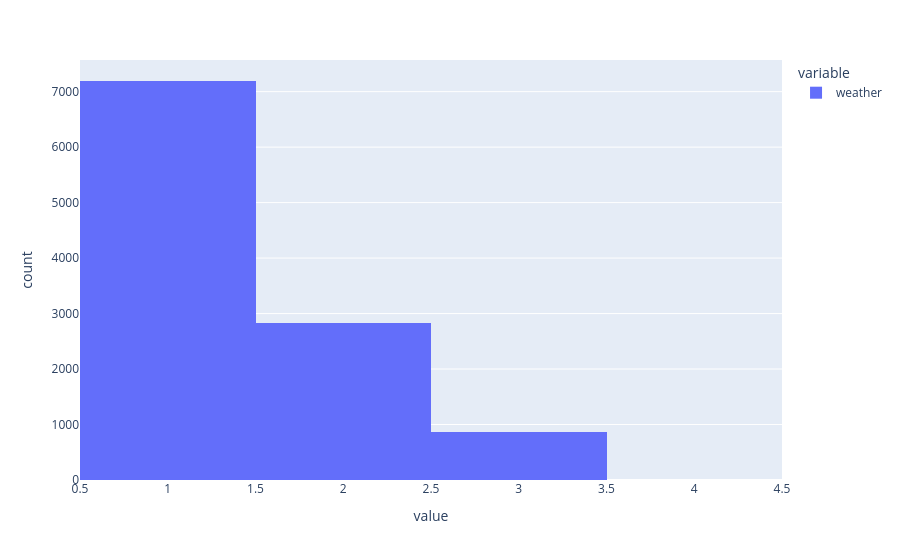

The notebook cell saved with this chart:
### Code cell
fig = px.histogram(df[["weather"]])
fig.show()

### Figure 1 — Plotly figure (JSON) as saved in the notebook; plotly's stock layout.template omitted (floating-point values rounded to 4 significant figures; data arrays with more than 128 entries replaced by an {"elided": "..."} marker saying what was removed)
{"data": [{"bingroup": "x", "hovertemplate": "variable=weather<br>value=%{x}<br>count=%{y}<extra></extra>", "legendgroup": "weather", "marker": {"color": "#636efa", "pattern": {"shape": ""}}, "name": "weather", "orientation": "v", "showlegend": true, "type": "histogram", "x": {"elided": "10886 int values"}, "xaxis": "x", "yaxis": "y"}], "layout": {"barmode": "relative", "legend": {"title": {"text": "variable"}, "tracegroupgap": 0}, "margin": {"t": 60}, "xaxis": {"anchor": "y", "domain": [0, 1], "title": {"text": "value"}}, "yaxis": {"anchor": "x", "domain": [0, 1], "title": {"text": "count"}}}}
